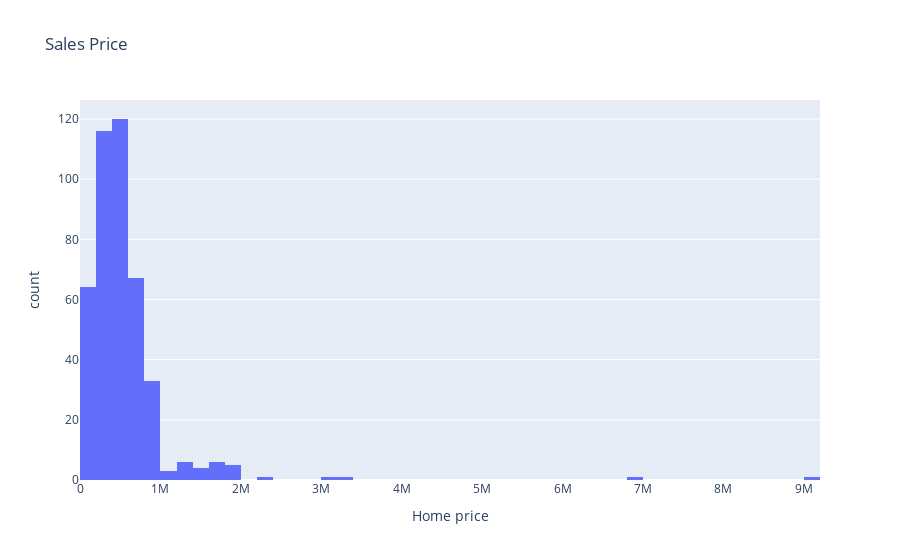

Here is the notebook cell this chart was saved with:
### Code cell
# view price
px.histogram(df_listings, x="hdpData.homeInfo.price", labels={"hdpData.homeInfo.price": "Home price"}, title="Sales Price")

### Figure 1 — Plotly figure (JSON) as saved in the notebook; plotly's stock layout.template omitted (floating-point values rounded to 4 significant figures; data arrays with more than 128 entries replaced by an {"elided": "..."} marker saying what was removed)
{"data": [{"alignmentgroup": "True", "bingroup": "x", "hovertemplate": "Home price=%{x}<br>count=%{y}<extra></extra>", "legendgroup": "", "marker": {"color": "#636efa", "pattern": {"shape": ""}}, "name": "", "offsetgroup": "", "orientation": "v", "showlegend": false, "type": "histogram", "x": {"elided": "445 int values"}, "xaxis": "x", "yaxis": "y"}], "layout": {"barmode": "relative", "legend": {"tracegroupgap": 0}, "title": {"text": "Sales Price"}, "xaxis": {"anchor": "y", "domain": [0, 1], "title": {"text": "Home price"}}, "yaxis": {"anchor": "x", "domain": [0, 1], "title": {"text": "count"}}}}
